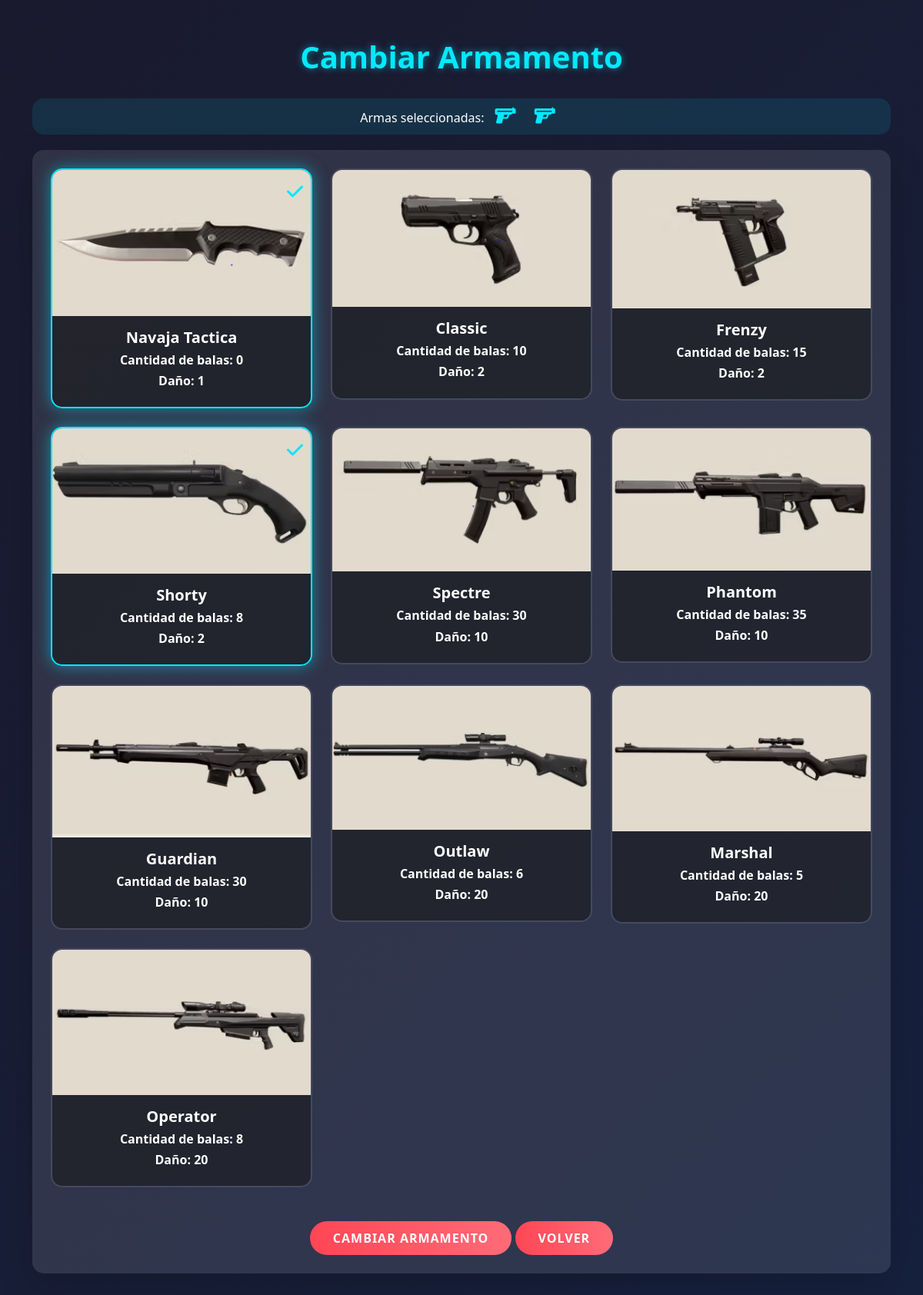
Page /jugadores/perfil/cambiar_armamento.php (signed in) on the committed database.
### tables this page shows
CREATE TABLE `armas` (
  `id_arma` int(11) NOT NULL,
  `nom_arma` varchar(255) NOT NULL,
  `balas` int(11) NOT NULL,
  `img` varchar(255) DEFAULT NULL,
  `id_tipo_arma` int(11) NOT NULL
);

CREATE TABLE `tipos_armas` (
  `id_tip_arma` int(11) NOT NULL,
  `nom_tip_arma` varchar(255) NOT NULL,
  `dano` int(11) NOT NULL
);

### include/consultas.php (called while the page is built, shortened)
<?php
function obtenerArmasDisponiblesPorNivel($id_usuario) {
    global $con;
    $nivel = $con->query("SELECT id_nivel FROM usuarios_niveles WHERE id_usuario = $id_usuario")->fetchColumn();
        if ($nivel == 1) {
            return "SELECT id_arma, nom_arma, img, balas, dano FROM armas
            INNER JOIN tipos_armas ON tipos_armas.id_tip_arma = armas.id_tipo_arma WHERE id_tipo_arma IN (1, 2)";
        } else {
            return "SELECT id_arma, nom_arma, img, balas, dano FROM armas
            INNER JOIN tipos_armas ON tipos_armas.id_tip_arma = armas.id_tipo_arma";
        }
}
?>

### jugadores/perfil/cambiar_armamento.php (the view, shortened to what this page needs)
<?php
require_once('../header.php');
$armas_actuales = $con->query("SELECT id_arma FROM jugadores_armas WHERE id_jugador = $id_usuario")->fetchAll(PDO::FETCH_COLUMN);
$armas = $con->query(obtenerArmasDisponiblesPorNivel($id_usuario))->fetchAll(PDO::FETCH_ASSOC);
?>
<head>
</head>
<body>
    <div class="container">
        <h1 class="text-center">Cambiar Armamento</h1>
        <div class="armas-seleccionadas">
            <span>Armas seleccionadas:</span>
            <i class="fas fa-gun arma-icon" id="arma-icon-1"></i>
            <i class="fas fa-gun arma-icon" id="arma-icon-2"></i>
        </div>
        <div class="card p-4 shadow-lg">
            <form id="cambiarArmamentoForm" method="POST">
                <div class="row">
                    <?php foreach ($armas as $arma): ?>
                        <div class="col-md-4 col-sm-6 mb-4">
                            <div class="card arma-card <?php echo in_array($arma['id_arma'], $armas_actuales) ? 'selected' : ''; ?>" data-arma-id="<?php echo $arma['id_arma']; ?>">
                                <img src="../<?php echo $arma['img']; ?>">
                                <div class="card-body text-center">
                                    <h5 class="card-title"><?php echo $arma['nom_arma']; ?></h5>
                                    <h6 class="card-title">Cantidad de balas: <?php echo $arma['balas']; ?></h6>
                                    <h6 class="card-title">Daño: <?php echo $arma['dano']; ?></h6>
                                </div>
                            </div>
                        </div>
                    <?php endforeach; ?>
                </div>
                <div class="text-center">
                    <button type="submit" class="btn btn-primary">Cambiar Armamento</button>
                    <a href="../index.php" class="btn btn-primary">Volver</a>
                </div>
            </form>
        </div>
    </div>
</body>
</html>

### jugadores/header.php (shortened to what this page needs)
<?php
require_once(ROOT_PATH . '/include/consultas.php');
?>
<!DOCTYPE html>
<html lang="es">
<head>
    <link href="https://cdn.jsdelivr.net/npm/bootstrap@5.3.0/dist/css/bootstrap.min.css" rel="stylesheet">
    <link href="https://cdnjs.cloudflare.com/ajax/libs/font-awesome/6.0.0-beta3/css/all.min.css" rel="stylesheet">
</head>

### jugadores/perfil/cambiar_armamento.php (style rules this page uses)
:root { --primary-color: #ff4655; --secondary-color: #00eaff; --dark-bg: #1a1a2e; --card-bg: rgba(255, 255, 255, 0.1); --text-color: #ffffff; }
body { font-family: 'Rajdhani', 'Segoe UI', Tahoma, Geneva, Verdana, sans-serif; background: linear-gradient(135deg, var(--dark-bg) 0%, #16213e 100%); color: var(--text-color); min-height: 100vh; }
.container { padding-top: 50px; padding-bottom: 50px; }
h1 { color: var(--secondary-color); text-shadow: 0 0 10px rgba(0, 234, 255, 0.5); font-weight: 700; margin-bottom: 30px; }
.card { background-color: var(--card-bg); border: none; border-radius: 15px; overflow: hidden; transition: all 0.3s ease; }
.arma-card { cursor: pointer; border: 2px solid transparent; transition: all 0.3s ease; transform: translateY(0); position: relative; }
.arma-card.selected { border-color: var(--secondary-color); box-shadow: 0 0 20px rgba(0, 234, 255, 0.5); }
.arma-card.selected::after { content: '\f00c'; font-family: 'Font Awesome 5 Free'; font-weight: 900; position: absolute; top: 10px; right: 10px; color: var(--secondary-color); font-size: 1.5rem; }
.card-body { background-color: rgba(0, 0, 0, 0.5); }
.card-title { color: var(--text-color); font-weight: 600; }
.btn-primary { background: linear-gradient(to right, var(--primary-color), #ff6b78); border: none; border-radius: 25px; padding: 10px 30px; font-weight: 600; text-transform: uppercase; letter-spacing: 1px; transition: all 0.3s ease; margin-top: 20px; }
.armas-seleccionadas { background-color: rgba(0, 234, 255, 0.1); border-radius: 15px; padding: 10px; margin-bottom: 20px; text-align: center; }
.arma-icon { font-size: 1.5rem; margin: 0 10px; color: var(--secondary-color); }

### rows in the picture
armas: img (picture), nom_arma "Navaja Tactica", balas "0", id_tipo_arma.dano "1"
armas: img (picture), nom_arma "Classic", balas "10", id_tipo_arma.dano "2"
armas: img (picture), nom_arma "Frenzy", balas "15", id_tipo_arma.dano "2"
armas: img (picture), nom_arma "Shorty", balas "8", id_tipo_arma.dano "2"
armas: img (picture), nom_arma "Spectre", balas "30", id_tipo_arma.dano "10"
armas: img (picture), nom_arma "Phantom", balas "35", id_tipo_arma.dano "10"
armas: img (picture), nom_arma "Guardian", balas "30", id_tipo_arma.dano "10"
armas: img (picture), nom_arma "Outlaw", balas "6", id_tipo_arma.dano "20"
armas: img (picture), nom_arma "Marshal", balas "5", id_tipo_arma.dano "20"
armas: img (picture), nom_arma "Operator", balas "8", id_tipo_arma.dano "20"
